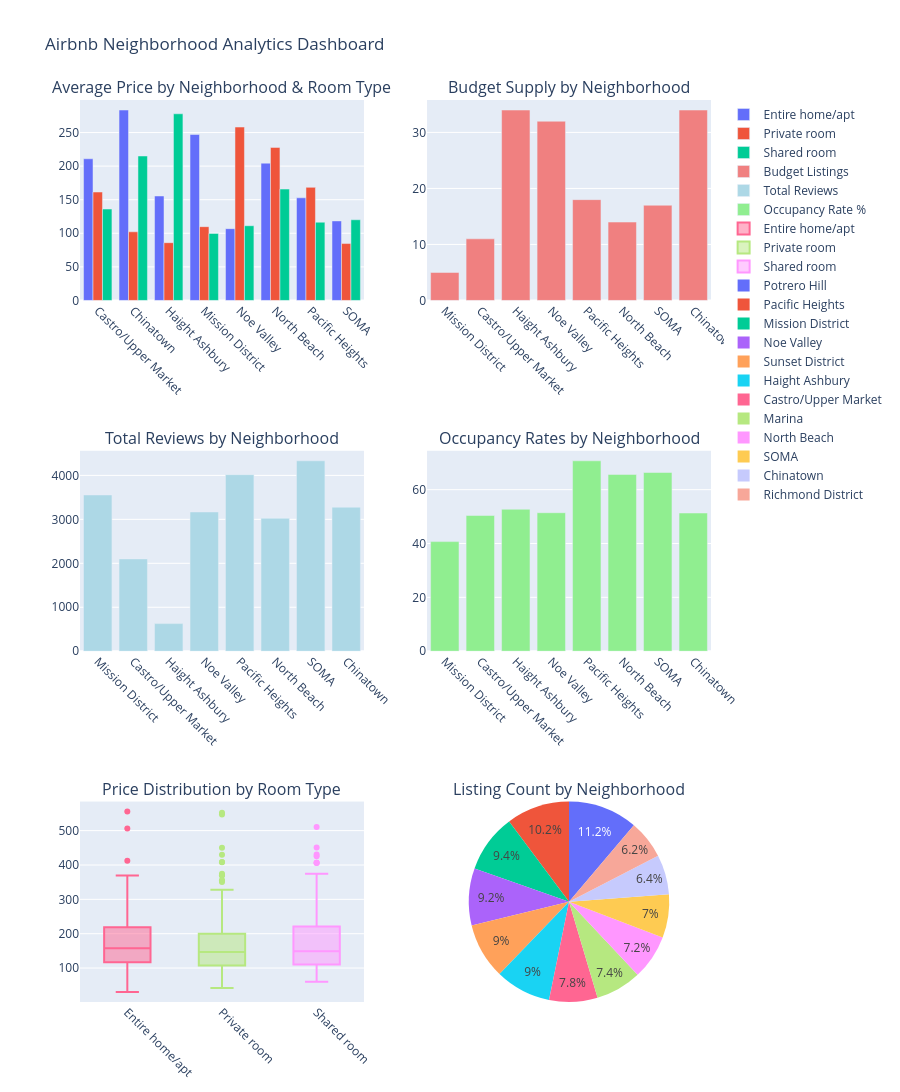

The notebook cell saved with this chart:
### Markdown cell above
## 6. Neighborhood Analytics Visualization

### Code cell
fig = make_subplots(
    rows=3, cols=2,
    subplot_titles=(
        'Average Price by Neighborhood & Room Type', 'Budget Supply by Neighborhood',
        'Total Reviews by Neighborhood', 'Occupancy Rates by Neighborhood',
        'Price Distribution by Room Type', 'Listing Count by Neighborhood'
    ),
    specs=[[{'type': 'bar'}, {'type': 'bar'}],
           [{'type': 'bar'}, {'type': 'bar'}],
           [{'type': 'box'}, {'type': 'pie'}]]
)

if 'avg_by_nb_rt' in data:
    avg_df = data['avg_by_nb_rt']
    
    # Create pivot for better visualization
    pivot_avg = avg_df.pivot(index='neighbourhood', columns='room_type', values='avg_price')
    
    for i, room_type in enumerate(pivot_avg.columns):
        fig.add_trace(
            go.Bar(
                name=room_type,
                x=pivot_avg.index,
                y=pivot_avg[room_type],
                offsetgroup=i
            ),
            row=1, col=1
        )

if 'budget_supply' in data:
    budget_df = data['budget_supply']
    fig.add_trace(
        go.Bar(
            x=budget_df['neighbourhood'],
            y=budget_df['budget_count'],
            name='Budget Listings',
            marker_color='lightcoral'
        ),
        row=1, col=2
    )

if 'reviews_by_nb' in data:
    reviews_df = data['reviews_by_nb']
    fig.add_trace(
        go.Bar(
            x=reviews_df['neighbourhood'],
            y=reviews_df['total_reviews'],
            name='Total Reviews',
            marker_color='lightblue'
        ),
        row=2, col=1
    )

if 'occupancy_by_nb' in data:
    occ_df = data['occupancy_by_nb']
    if 'occupancy_rate' not in occ_df.columns:
        occ_df['occupancy_rate'] = occ_df['booked_days'] / occ_df['total_days']
    
    fig.add_trace(
        go.Bar(
            x=occ_df['neighbourhood'],
            y=occ_df['occupancy_rate'] * 100,
            name='Occupancy Rate %',
            marker_color='lightgreen'
        ),
        row=2, col=2
    )

if 'listings' in data:
    listings_df = data['listings']
    
    for room_type in listings_df['room_type'].unique():
        subset = listings_df[listings_df['room_type'] == room_type]
        fig.add_trace(
            go.Box(
                y=subset['price'],
                name=room_type,
                boxpoints='outliers'
            ),
            row=3, col=1
        )

if 'listings' in data:
    nb_counts = listings_df['neighbourhood'].value_counts()
    fig.add_trace(
        go.Pie(
            labels=nb_counts.index,
            values=nb_counts.values,
            name='Listing Distribution'
        ),
        row=3, col=2
    )

fig.update_layout(
    height=1200,
    title_text="Airbnb Neighborhood Analytics Dashboard",
    showlegend=True
)

for i in range(1, 4):
    for j in range(1, 3):
        fig.update_xaxes(tickangle=45, row=i, col=j)

fig.show()

print("Neighborhood Analytics Summary:")
if 'avg_by_nb_rt' in data:
    avg_stats = data['avg_by_nb_rt'].groupby('room_type')['avg_price'].agg(['mean', 'min', 'max'])
    print("\nAverage Prices by Room Type:")
    display(avg_stats.round(2))

if 'budget_supply' in data:
    print(f"\nTotal Budget Supply: {data['budget_supply']['budget_count'].sum()} listings")
    top_budget = data['budget_supply'].nlargest(3, 'budget_count')
    print("Top 3 Budget-Friendly Neighborhoods:")
    for _, row in top_budget.iterrows():
        print(f"  • {row['neighbourhood']}: {row['budget_count']} budget listings")

if 'reviews_by_nb' in data:
    print(f"\nTotal Reviews Across All Neighborhoods: {data['reviews_by_nb']['total_reviews'].sum():,}")
    top_reviews = data['reviews_by_nb'].nlargest(3, 'total_reviews')
    print("Most Reviewed Neighborhoods:")
    for _, row in top_reviews.iterrows():
        print(f"  • {row['neighbourhood']}: {row['total_reviews']:,} reviews")

### Figure 1 — Plotly figure (JSON) as saved in the notebook; plotly's stock layout.template omitted (floating-point values rounded to 4 significant figures; data arrays with more than 128 entries replaced by an {"elided": "..."} marker saying what was removed)
{"data": [{"name": "Entire home/apt", "offsetgroup": "0", "type": "bar", "x": ["Castro/Upper Market", "Chinatown", "Haight Ashbury", "Mission District", "Noe Valley", "North Beach", "Pacific Heights", "SOMA"], "xaxis": "x", "y": [210.9, 283.5, 155.5, 247.1, 106.9, 204.4, 152.9, 118.4], "yaxis": "y"}, {"name": "Private room", "offsetgroup": "1", "type": "bar", "x": ["Castro/Upper Market", "Chinatown", "Haight Ashbury", "Mission District", "Noe Valley", "North Beach", "Pacific Heights", "SOMA"], "xaxis": "x", "y": [161.4, 102.2, 86.01, 109.9, 258.2, 227.9, 168.4, 84.71], "yaxis": "y"}, {"name": "Shared room", "offsetgroup": "2", "type": "bar", "x": ["Castro/Upper Market", "Chinatown", "Haight Ashbury", "Mission District", "Noe Valley", "North Beach", "Pacific Heights", "SOMA"], "xaxis": "x", "y": [136.1, 215.1, 277.9, 99.79, 111.2, 165.8, 116.5, 120.2], "yaxis": "y"}, {"marker": {"color": "lightcoral"}, "name": "Budget Listings", "type": "bar", "x": ["Mission District", "Castro/Upper Market", "Haight Ashbury", "Noe Valley", "Pacific Heights", "North Beach", "SOMA", "Chinatown"], "xaxis": "x2", "y": [5, 11, 34, 32, 18, 14, 17, 34], "yaxis": "y2"}, {"marker": {"color": "lightblue"}, "name": "Total Reviews", "type": "bar", "x": ["Mission District", "Castro/Upper Market", "Haight Ashbury", "Noe Valley", "Pacific Heights", "North Beach", "SOMA", "Chinatown"], "xaxis": "x3", "y": [3555, 2100, 628, 3168, 4017, 3023, 4332, 3277], "yaxis": "y3"}, {"marker": {"color": "lightgreen"}, "name": "Occupancy Rate %", "type": "bar", "x": ["Mission District", "Castro/Upper Market", "Haight Ashbury", "Noe Valley", "Pacific Heights", "North Beach", "SOMA", "Chinatown"], "xaxis": "x4", "y": [40.71, 50.4, 52.72, 51.43, 70.72, 65.64, 66.38, 51.33], "yaxis": "y4"}, {"boxpoints": "outliers", "name": "Entire home/apt", "type": "box", "xaxis": "x5", "y": {"elided": "176 float values"}, "yaxis": "y5"}, {"boxpoints": "outliers", "name": "Private room", "type": "box", "xaxis": "x5", "y": {"elided": "155 float values"}, "yaxis": "y5"}, {"boxpoints": "outliers", "name": "Shared room", "type": "box", "xaxis": "x5", "y": {"elided": "169 float values"}, "yaxis": "y5"}, {"domain": {"x": [0.55, 1], "y": [0, 0.2222]}, "labels": ["Potrero Hill", "Pacific Heights", "Mission District", "Noe Valley", "Sunset District", "Haight Ashbury", "Castro/Upper Market", "Marina", "North Beach", "SOMA", "Chinatown", "Richmond District"], "name": "Listing Distribution", "type": "pie", "values": [56, 51, 47, 46, 45, 45, 39, 37, 36, 35, 32, 31]}], "layout": {"annotations": [{"font": {"size": 16}, "showarrow": false, "text": "Average Price by Neighborhood & Room Type", "x": 0.225, "xanchor": "center", "xref": "paper", "y": 1, "yanchor": "bottom", "yref": "paper"}, {"font": {"size": 16}, "showarrow": false, "text": "Budget Supply by Neighborhood", "x": 0.775, "xanchor": "center", "xref": "paper", "y": 1, "yanchor": "bottom", "yref": "paper"}, {"font": {"size": 16}, "showarrow": false, "text": "Total Reviews by Neighborhood", "x": 0.225, "xanchor": "center", "xref": "paper", "y": 0.6111, "yanchor": "bottom", "yref": "paper"}, {"font": {"size": 16}, "showarrow": false, "text": "Occupancy Rates by Neighborhood", "x": 0.775, "xanchor": "center", "xref": "paper", "y": 0.6111, "yanchor": "bottom", "yref": "paper"}, {"font": {"size": 16}, "showarrow": false, "text": "Price Distribution by Room Type", "x": 0.225, "xanchor": "center", "xref": "paper", "y": 0.2222, "yanchor": "bottom", "yref": "paper"}, {"font": {"size": 16}, "showarrow": false, "text": "Listing Count by Neighborhood", "x": 0.775, "xanchor": "center", "xref": "paper", "y": 0.2222, "yanchor": "bottom", "yref": "paper"}], "height": 1200, "showlegend": true, "title": {"text": "Airbnb Neighborhood Analytics Dashboard"}, "xaxis": {"anchor": "y", "domain": [0, 0.45], "tickangle": 45}, "xaxis2": {"anchor": "y2", "domain": [0.55, 1], "tickangle": 45}, "xaxis3": {"anchor": "y3", "domain": [0, 0.45], "tickangle": 45}, "xaxis4": {"anchor": "y4", "domain": [0.55, 1], "tickangle": 45}, "xaxis5": {"anchor": "y5", "domain": [0, 0.45], "tickangle": 45}, "yaxis": {"anchor": "x", "domain": [0.7778, 1]}, "yaxis2": {"anchor": "x2", "domain": [0.7778, 1]}, "yaxis3": {"anchor": "x3", "domain": [0.3889, 0.6111]}, "yaxis4": {"anchor": "x4", "domain": [0.3889, 0.6111]}, "yaxis5": {"anchor": "x5", "domain": [0, 0.2222]}}}
